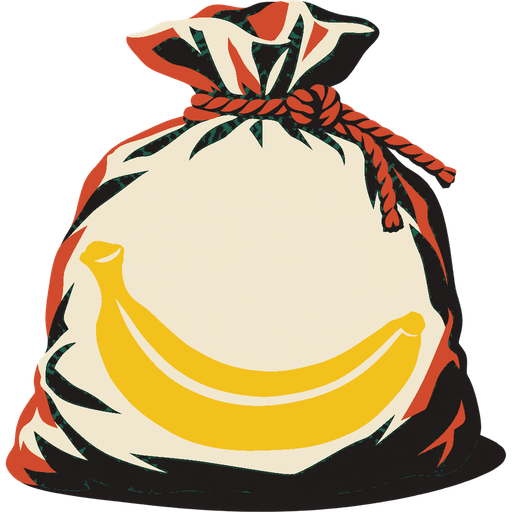
#> input picture apps/GoBanandit/design/style_frame/P.png, 512 x 512 px, found by its file name
$ python build_cow_shock.py
#> lines starting #> are read from the running program, lines starting #| are printed output that depends on the picture; after the words box and inside, x2 and y2 are one past the last pixel; in counts of white or black regions, pixels touching at a corner belong together
"""The prize cow's startled face (2026-10-23, user: when the beam takes her she
must look surprised). Painted over her own symbol (sushiSymbols/p.png, the
deadpan one) in its print style — flat cream, hard ink, no gradients:

  eyes     the drooping lids gone: two wide cream eyes, pin-prick pupils
           rolled up toward the saucer, brows jumped up off them
  mouth    the frown painted out with her muzzle pink, a small round 'O'

Same canvas and registration as p.png, so it drops onto the same mesh
(BanditCollect swaps it in on the double take).

    python design/build_cow_shock.py
"""
from pathlib import Path

import numpy as np
from PIL import Image, ImageDraw, ImageFilter

APP = Path(__file__).resolve().parents[1]
SRC = APP / 'static/assets/sprites/sushiSymbols/p.png'
OUT = APP / 'static/assets/sprites/sushiSymbols/p_shock.png'
S = 4  # supersampling
INK = (14, 22, 48, 255)
CREAM = (250, 242, 214, 255)

# on the 512 canvas, read off a 3x grid of p.png
EYES = [  # centre, radii (her right eye is further round her head, so narrower)
    ((262, 170), (27, 31)),
    ((366, 158), (19, 26)),
]
PUPIL_UP = 0.42   # how far up each eye the pupil sits (of its height)
MOUTH = (380, 270)
FROWN = [(332, 254), (414, 250), (416, 279), (336, 286)]  # painted out


def main():
    base = Image.open(SRC).convert('RGBA')
#> base is the input picture: PIL image 512x512 RGBA; mean R, G, B, A 122.6, 105.8, 78.9, 170.1
    W, H = base.size
#> W = 512; H = 512
    arr = np.asarray(base, float)
    # her muzzle's pink, from its lit middle (not the halftone shadow)
    patch = arr[228:250, 330:400, :3].reshape(-1, 3)
#> patch = 1540 rows, first 8: [241, 231, 208], [241, 231, 208], [241, 231, 208], [241, 231, 208], [241, 231, 208], [241, 231, 208], [241, 231, 208], [241, 231, 208]
    patch = patch[(patch[:, 0] > 200) & (patch[:, 1] > 120)]
#> patch = 1470 rows, first 8: [241, 231, 208], [241, 231, 208], [241, 231, 208], [241, 231, 208], [241, 231, 208], [241, 231, 208], [241, 231, 208], [241, 231, 208]
    pink = tuple(int(v) for v in np.median(patch, 0)) + (255,)
#> pink = (241, 231, 207, 255)

    layer = Image.new('RGBA', (W * S, H * S), (0, 0, 0, 0))
#> layer: PIL image 2048x2048 RGBA; every value is 0
    g = ImageDraw.Draw(layer)
    sc = lambda pts: [(x * S, y * S) for x, y in pts]

    # the frown painted out: a soft-edged patch of muzzle pink
    mask = Image.new('L', (W, H), 0)
#> mask: PIL image 512x512 L; every value is 0
    ImageDraw.Draw(mask).polygon(FROWN, fill=255)
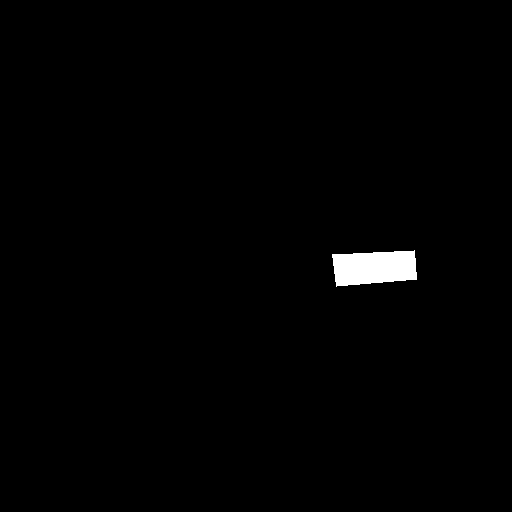
#> mask: PIL image 512x512 L; 0.96% white; 1 white region, box (x1, y1, x2, y2) and area: (332, 250, 417, 287) 2521
    mask = mask.filter(ImageFilter.GaussianBlur(3))
    pinked = Image.new('RGBA', (W, H), pink)
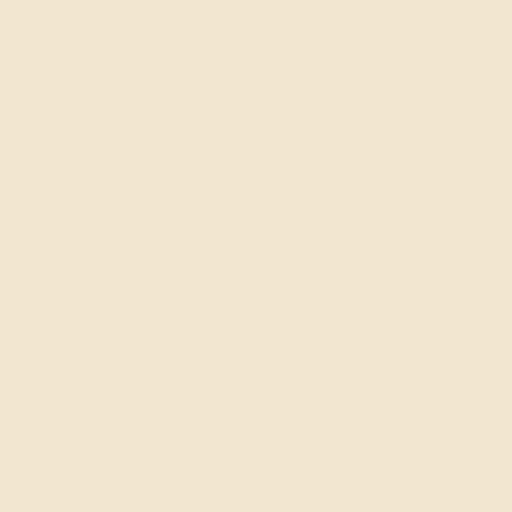
#> pinked: PIL image 512x512 RGBA; mean R, G, B, A 241, 231, 207, 255
    base = Image.composite(pinked, base, Image.fromarray((np.asarray(mask) * (arr[..., 3] > 200)).astype(np.uint8)))

    # the 'O': ink ring, dark mouth, a lick of tongue at the bottom
    mx, my = MOUTH
    g.ellipse(sc([(mx - 17, my - 15), (mx + 17, my + 15)]), fill=INK)
    g.ellipse(sc([(mx - 12, my - 10), (mx + 12, my + 10)]), fill=(92, 22, 34, 255))
    g.chord(sc([(mx - 10, my - 2), (mx + 10, my + 14)]), 200, 340, fill=(214, 96, 104, 255))

    for (cx, cy), (rx, ry) in EYES:
        # the brow, jumped up: a heavy ink arc well above the eye
        # (cream under the ink, so it still shows on her dark patch)
        box = sc([(cx - rx - 2, cy - ry - 30), (cx + rx + 2, cy - ry + 4)])
        g.arc(box, 210, 330, fill=CREAM, width=12 * S)
        g.arc(box, 210, 330, fill=INK, width=6 * S)
        # the eye: ink ring, cream white, a pin-prick pupil rolled up
        g.ellipse(sc([(cx - rx - 4, cy - ry - 4), (cx + rx + 4, cy + ry + 4)]), fill=INK)
        g.ellipse(sc([(cx - rx, cy - ry), (cx + rx, cy + ry)]), fill=CREAM)
        px, py = cx + rx * 0.12, cy - ry * PUPIL_UP
        g.ellipse(sc([(px - 6, py - 7), (px + 6, py + 7)]), fill=INK)
        g.ellipse(sc([(px - 4.5, py - 5), (px - 1.5, py - 2)]), fill=(255, 255, 255, 255))

    layer = layer.resize((W, H), Image.LANCZOS)
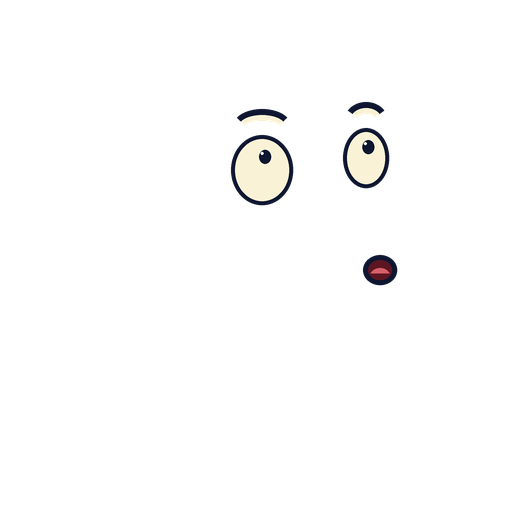
#> layer: PIL image 512x512 RGBA; mean R, G, B, A 4.6, 4.4, 4.4, 7.1; transparent parts drawn white
    out = base.copy()
    out.alpha_composite(layer)
    out.save(OUT)
    print('wrote', OUT.relative_to(APP))


if __name__ == '__main__':
    main()
